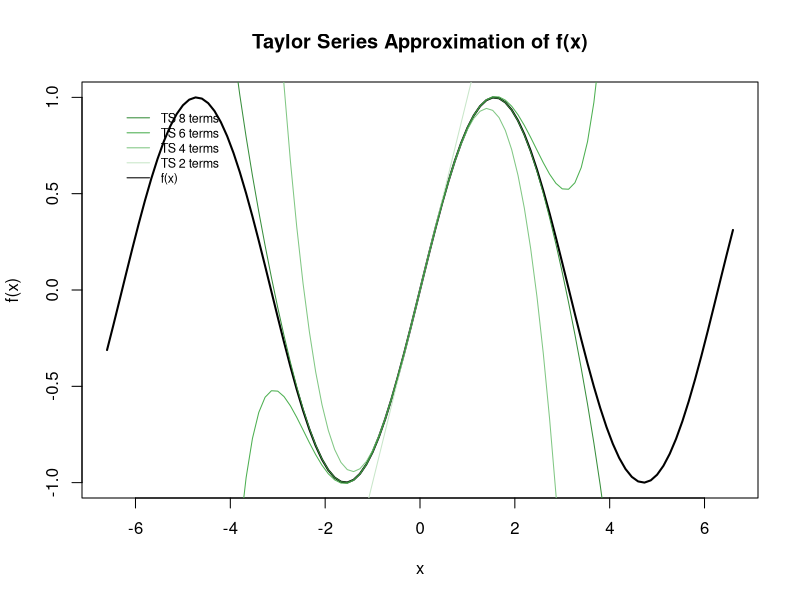
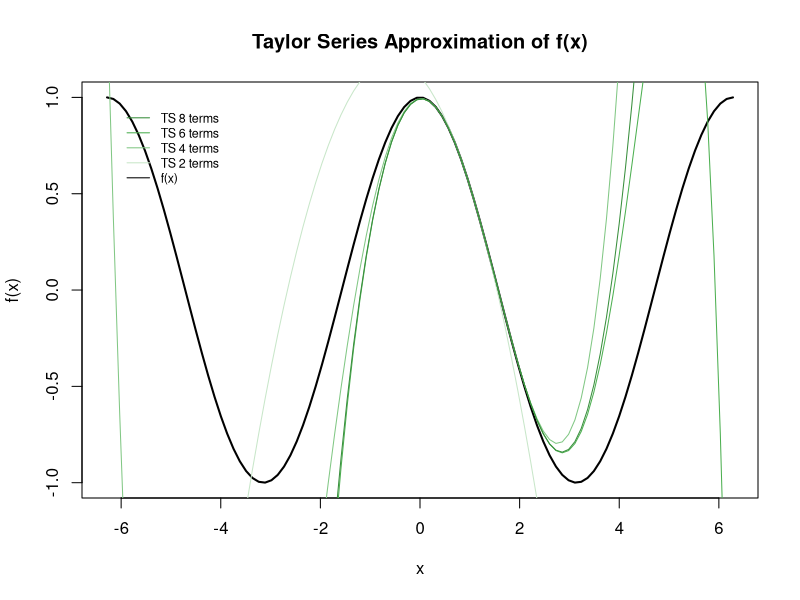

Source code (R) for these figures, in order:
## ---- chunk 1
library(pracma)
taylorPlot <- function(f, c, from, to) {
  # Plot the Taylor approximations up to the 2nd, 4th, 6th and 8th terms
  #
  # Parameters
  # ----------
  # f : function
  # Vectorized function of one variable
  # c : numeric
  # point where the series expansion will take place
  # from, to : numeric
  # Interval of points to be ploted
  #
  # Returns
  # -------
  # void
  
  x <- seq(from, to, length.out = 100)
  yf <- f(x)
  
  yp2 <- polyval(taylor(f, c, 2), x)
  yp4 <- polyval(taylor(f, c, 4), x)
  yp6 <- polyval(taylor(f, c, 6), x)
  yp8 <- polyval(taylor(f, c, 8), x)
  
  plot(
    x,
    yf,
    xlab = "x",
    ylab = "f(x)",
    type = "l",
    main = ' Taylor Series Approximation of f(x) ',
    col = "black",
    lwd = 2
  )
  
  lines(x, yp2, col = "#c8e6c9")
  lines(x, yp4, col = "#81c784")
  lines(x, yp6, col = "#4caf50")
  lines(x, yp8, col = "#388e3c")
  
  legend(
    'topleft',
    inset = .05,
    legend = c("TS 8 terms", "TS 6 terms", "TS 4 terms", "TS 2 terms", "f(x)"),
    col = c('#388e3c', '#4caf50', '#81c784', '#c8e6c9', 'black'),
    lwd = c(1),
    bty = 'n',
    cex = .75
  )
}
## ---- chunk 2
f0 <- function(x) {
  res = sin(x)
  
  return(res)
  
}
## ---- chunk 3
f1 <- function(x) {
  res = exp(complex(real = 0, imaginary = 1)*x)
  
  return(res)
  
}
## ---- chunk 4
taylorPlot(f0, 0, -6.6, 6.6)
taylorPlot(f1, 1, -2*pi, 2*pi)
